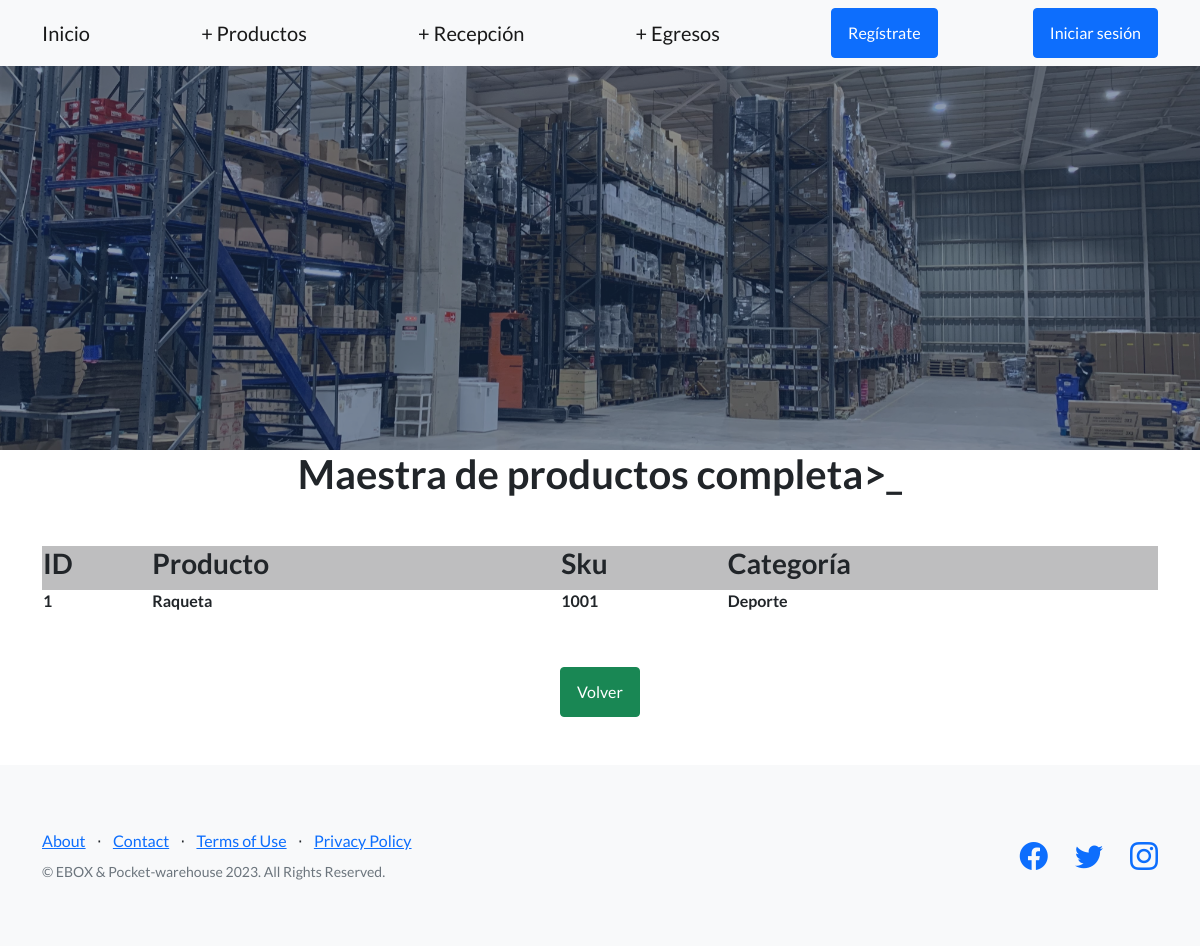
/eboxApp/maestra/wMaestra_full/, run on an earlier commit of the app's database.
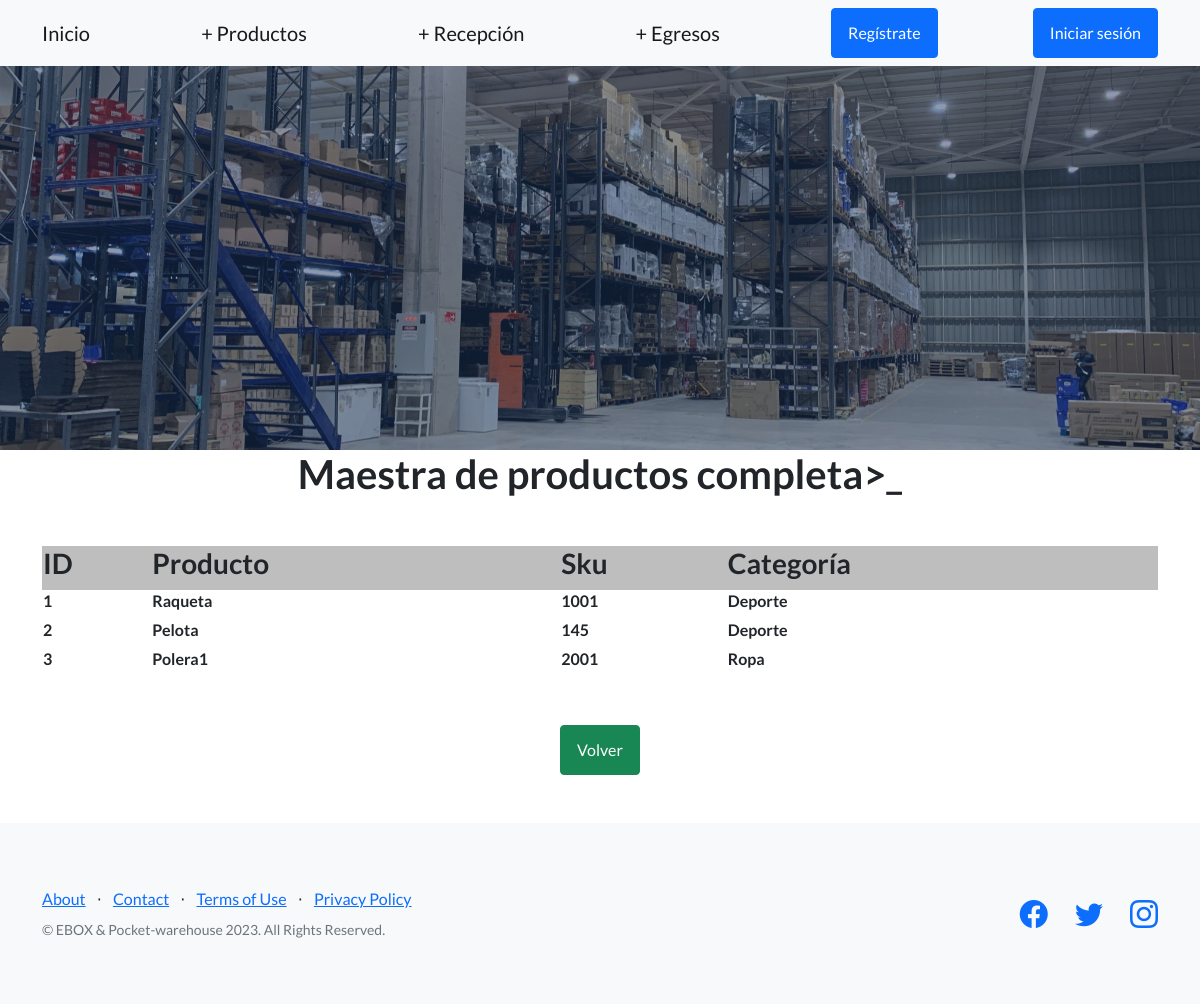
And on a later commit of the database.
### eboxApp/models.py (models this page shows, shortened)
class Maestra(models.Model):
    nombre_producto = models.CharField(max_length=300)
    numero_sku = models.IntegerField()
    categoria = models.CharField(max_length=300)

### eboxApp/views.py (the view)
# urls.py: path('maestra/wMaestra_full/', views.buscarMaestra, name = 'buscarTodo'),
def buscarMaestra(request):
    if request.method == 'GET': # si existe un post
        producto = Maestra.objects.all()
        return render(request, 'eboxApp/wMaestra_full.html', {'producto':producto })

### eboxApp/templates/eboxApp/wMaestra_full.html (shortened to what this page needs)
{% extends "eboxApp/base.html" %}
    {% load static %}
{% block contenido_que_cambia %}
<div class="container" align="center">
    <h1 class="mb-5">Maestra de productos completa>_</h1>
    {% if producto %}
                    <table>
                        <tr>
                            <th style="text-align: left"><h3>ID</h3></th>
                            <th style="text-align: left"><h3>Producto</h3></th>
                            <th style="text-align: left"><h3>Sku</h3></th>
                            <th style="text-align: left"><h3>Categoría</h3></th>
                        </tr>
                        {% for i in producto %}
                        <tr>
                            <td style="text-align: left"><h6>{{i.pk}}</h6></td>
                            <td style="text-align: left"><h6>{{i.nombre_producto}}</h6></td>
                            <td style="text-align: left"><h6>{{i.numero_sku}}</h6></td>
                            <td style="text-align: left"><h6>{{i.categoria}}</h6></td>
                        </tr>
                        {% endfor %}
                    </table>
                <br>
                <br>
                <a class="btn btn-success" align = "center" href={% url 'eboxApp:Maestra' %}>Volver</a>
    {% endif %}
</div>
{% endblock %}

What changed in the data, as far as the page shows it:
added Maestra: pk "2", nombre_producto "Pelota", numero_sku "145", categoria "Deporte"
added Maestra: pk "3", nombre_producto "Polera1", numero_sku "2001", categoria "Ropa"
